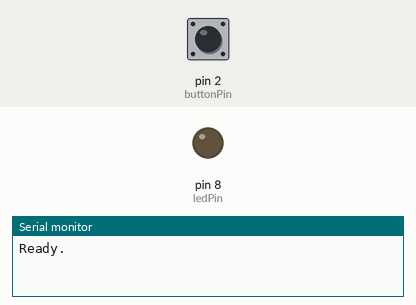
This sketch was run on a simulated Arduino Uno, built with avr-gcc and run on an emulated ATmega328P. Parts: output pins drawn as LEDs (lit = HIGH), the last lines printed to the serial monitor. Dashed ring = blinking. Inputs (shaded band) come from the test bench; at power-on: pin 2 (buttonPin) HIGH.

Above: at 1.2 s.
1.3 s: pin 2 (buttonPin) pulled LOW for 0.15 s
At 1.44 s:
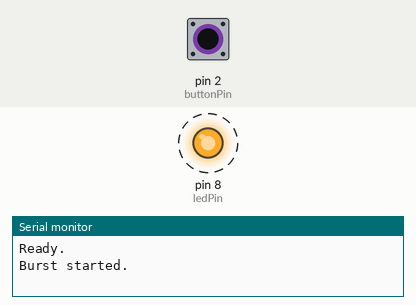
Timing chart, 0 to 4.3 s (numbered marks = the images above; inputs shaded):
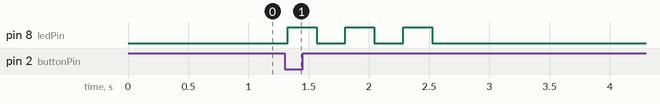

Measured:
- after the input at 1.3 s, pin 8 (ledPin): alternates HIGH for 0.24 s and LOW for 0.24 s, 6 changes in all, then stays LOW, starting at once

The sketch:

handheld_signal_paddle.ino
```cpp
// Handheld signal paddle · Arduino Uno R3.
constexpr uint8_t buttonPin = 2;
constexpr uint8_t ledPin = 8;
constexpr unsigned long debounceMs = 25;
constexpr unsigned long flashMs = 240;
constexpr unsigned long cycleMs = flashMs * 2;
constexpr unsigned long burstMs = cycleMs * 3 - flashMs;
bool raw = HIGH;
bool stable = HIGH;
bool active = false;
unsigned long changedAt = 0;
unsigned long burstStarted = 0;

void setup() {
  pinMode(buttonPin, INPUT_PULLUP);
  pinMode(ledPin, OUTPUT);
  digitalWrite(ledPin, LOW);
  Serial.begin(115200);
  Serial.println(F("Ready."));
}

void loop() {
  const unsigned long now = millis();
  const bool sample = digitalRead(buttonPin);
  if (sample != raw) {
    raw = sample;
    changedAt = now;
  }
  if (raw != stable && now - changedAt >= debounceMs) {
    stable = raw;
    if (stable == LOW && !active) {
      active = true;
      burstStarted = now;
      Serial.println(F("Burst started."));
    }
  }
  const unsigned long elapsed = now - burstStarted;
  if (active && elapsed >= burstMs) {
    active = false;
    Serial.println(F("Burst finished."));
  }
  digitalWrite(ledPin, active && elapsed % cycleMs < flashMs ? HIGH : LOW);
}
```
